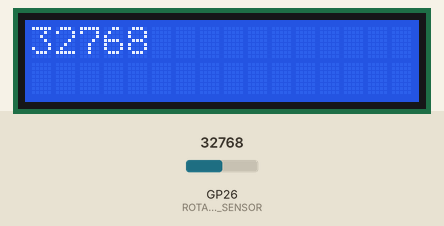
Simulated run of this program. Board: Raspberry Pi Pico running MicroPython. Parts: 16×2 character LCD. Inputs (shaded band) come from the test bench; at power-on: GP26 (ROTARY_ANGLE_SENSOR) = 32768 (analog values on the 0–65535 scale).

Above: at 1.6 s.
1.7 s: GP26 (ROTARY_ANGLE_SENSOR) set to 45874
At 4.2 s:
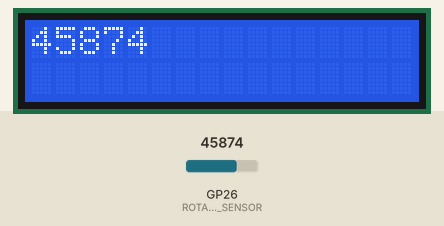
4.5 s: GP26 (ROTARY_ANGLE_SENSOR) set to 57670
At 6.2 s:
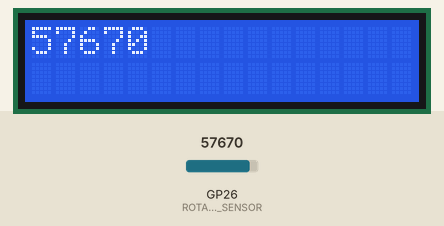
7.3 s: GP26 (ROTARY_ANGLE_SENSOR) set to 65535
At 9.6 s:
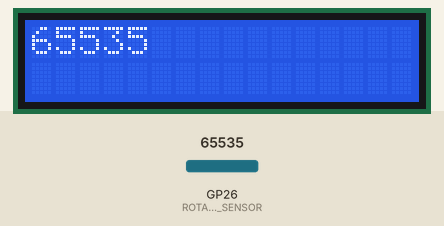
Timing chart, 0 to 11.1 s (numbered marks = the images above; inputs shaded):
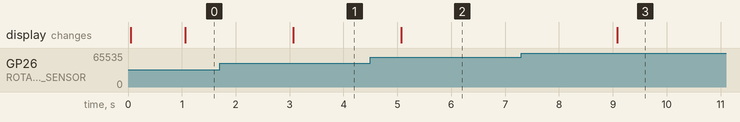

Measured:
- after the input at 1.7 s, the display: changes after 1.4 s (image 1)
- after the input at 4.5 s, the display: changes after 0.57 s (image 2)
- after the input at 7.3 s, the display: changes after 1.8 s (image 3)

The program:

L9_LCD_konb.py
```python
from lcd1602 import LCD1602
from machine import I2C,Pin,ADC,PWM
from utime import sleep

ROTARY_ANGLE_SENSOR = ADC(0)
i2c = I2C(1,scl=Pin(7), sda=Pin(6), freq=400000)
d = LCD1602(i2c, 2, 16)
d.display()

while True:
    sleep(1)
    d.clear()
    d.setCursor(0, 0)
    d.print(str(ROTARY_ANGLE_SENSOR.read_u16()))
    sleep(1)
```
